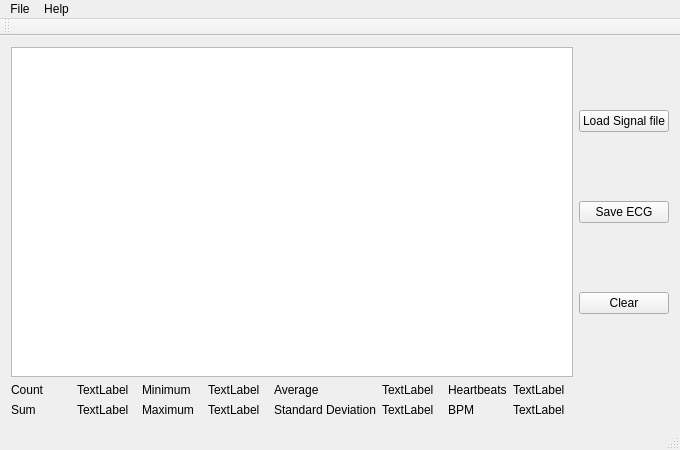
<?xml version="1.0" encoding="UTF-8"?>
<ui version="4.0">
 <class>ElectrocardiogramGUIClass</class>
 <widget class="QMainWindow" name="ElectrocardiogramGUIClass">
  <property name="geometry">
   <rect>
    <x>0</x>
    <y>0</y>
    <width>680</width>
    <height>450</height>
   </rect>
  </property>
  <property name="windowTitle">
   <string>ElectrocardiogramGUI</string>
  </property>
  <widget class="QWidget" name="centralWidget">
   <layout class="QGridLayout" name="gridLayout">
    <item row="0" column="1">
     <layout class="QVBoxLayout" name="btnVLayout">
      <item>
       <widget class="QPushButton" name="btnLoad">
        <property name="text">
         <string>Load Signal file</string>
        </property>
       </widget>
      </item>
      <item>
       <widget class="QPushButton" name="btnSave">
        <property name="text">
         <string>Save ECG</string>
        </property>
       </widget>
      </item>
      <item>
       <widget class="QPushButton" name="btnClear">
        <property name="text">
         <string>Clear</string>
        </property>
       </widget>
      </item>
     </layout>
    </item>
    <item row="0" column="0">
     <widget class="CustomQChartView" name="chart"/>
    </item>
    <item row="1" column="0">
     <layout class="QGridLayout" name="infoGridLayout">
      <property name="bottomMargin">
       <number>0</number>
      </property>
      <item row="1" column="6">
       <widget class="QLabel" name="lblBpm">
        <property name="text">
         <string>BPM</string>
        </property>
       </widget>
      </item>
      <item row="0" column="0">
       <widget class="QLabel" name="lblCount">
        <property name="text">
         <string>Count</string>
        </property>
       </widget>
      </item>
      <item row="1" column="3">
       <widget class="QLabel" name="lblMaxVal">
        <property name="text">
         <string>TextLabel</string>
        </property>
       </widget>
      </item>
      <item row="0" column="4">
       <widget class="QLabel" name="lblAverage">
        <property name="text">
         <string>Average</string>
        </property>
       </widget>
      </item>
      <item row="0" column="5">
       <widget class="QLabel" name="lblAverageVal">
        <property name="text">
         <string>TextLabel</string>
        </property>
       </widget>
      </item>
      <item row="0" column="1">
       <widget class="QLabel" name="lblCountVal">
        <property name="text">
         <string>TextLabel</string>
        </property>
       </widget>
      </item>
      <item row="1" column="4">
       <widget class="QLabel" name="lblStdDeviation">
        <property name="text">
         <string>Standard Deviation</string>
        </property>
       </widget>
      </item>
      <item row="0" column="6">
       <widget class="QLabel" name="lblHeartbeats">
        <property name="text">
         <string>Heartbeats</string>
        </property>
       </widget>
      </item>
      <item row="1" column="0">
       <widget class="QLabel" name="lblSum">
        <property name="text">
         <string>Sum</string>
        </property>
       </widget>
      </item>
      <item row="1" column="2">
       <widget class="QLabel" name="lblMax">
        <property name="text">
         <string>Maximum</string>
        </property>
       </widget>
      </item>
      <item row="0" column="2">
       <widget class="QLabel" name="lblMin">
        <property name="text">
         <string>Minimum</string>
        </property>
       </widget>
      </item>
      <item row="1" column="5">
       <widget class="QLabel" name="lblStdDeviationVal">
        <property name="text">
         <string>TextLabel</string>
        </property>
       </widget>
      </item>
      <item row="1" column="1">
       <widget class="QLabel" name="lblSumVal">
        <property name="text">
         <string>TextLabel</string>
        </property>
       </widget>
      </item>
      <item row="0" column="3">
       <widget class="QLabel" name="lblMinVal">
        <property name="text">
         <string>TextLabel</string>
        </property>
       </widget>
      </item>
      <item row="0" column="7">
       <widget class="QLabel" name="lblHeartbeatsVal">
        <property name="text">
         <string>TextLabel</string>
        </property>
       </widget>
      </item>
      <item row="1" column="7">
       <widget class="QLabel" name="lblBpmVal">
        <property name="text">
         <string>TextLabel</string>
        </property>
       </widget>
      </item>
     </layout>
    </item>
   </layout>
  </widget>
  <widget class="QMenuBar" name="menuBar">
   <property name="geometry">
    <rect>
     <x>0</x>
     <y>0</y>
     <width>680</width>
     <height>21</height>
    </rect>
   </property>
   <widget class="QMenu" name="menuFile">
    <property name="title">
     <string>File</string>
    </property>
    <addaction name="actionLoadFile"/>
    <addaction name="actionUnloadFile"/>
    <addaction name="separator"/>
    <addaction name="actionQuit"/>
   </widget>
   <widget class="QMenu" name="menuAbout">
    <property name="title">
     <string>Help</string>
    </property>
    <addaction name="actionAbout"/>
   </widget>
   <addaction name="menuFile"/>
   <addaction name="menuAbout"/>
  </widget>
  <widget class="QToolBar" name="mainToolBar">
   <attribute name="toolBarArea">
    <enum>TopToolBarArea</enum>
   </attribute>
   <attribute name="toolBarBreak">
    <bool>false</bool>
   </attribute>
  </widget>
  <widget class="QStatusBar" name="statusBar"/>
  <action name="actionAbout">
   <property name="text">
    <string>About</string>
   </property>
  </action>
  <action name="actionLoadFile">
   <property name="text">
    <string>Load ECG File</string>
   </property>
   <property name="shortcut">
    <string>Ctrl+L</string>
   </property>
  </action>
  <action name="actionUnloadFile">
   <property name="text">
    <string>Unload ECG File</string>
   </property>
   <property name="shortcut">
    <string>Ctrl+U</string>
   </property>
  </action>
  <action name="actionQuit">
   <property name="text">
    <string>Quit</string>
   </property>
   <property name="shortcut">
    <string>Ctrl+Q</string>
   </property>
  </action>
 </widget>
 <layoutdefault spacing="6" margin="11"/>
 <customwidgets>
  <customwidget>
   <class>CustomQChartView</class>
   <extends>QGraphicsView</extends>
   <header>CustomQChartView.hpp</header>
  </customwidget>
 </customwidgets>
 <resources>
  <include location="ElectrocardiogramGUI.qrc"/>
 </resources>
 <connections>
  <connection>
   <sender>actionQuit</sender>
   <signal>triggered()</signal>
   <receiver>ElectrocardiogramGUIClass</receiver>
   <slot>OnActionQuitTriggered()</slot>
   <hints>
    <hint type="sourcelabel">
     <x>-1</x>
     <y>-1</y>
    </hint>
    <hint type="destinationlabel">
     <x>299</x>
     <y>199</y>
    </hint>
   </hints>
  </connection>
  <connection>
   <sender>actionAbout</sender>
   <signal>triggered()</signal>
   <receiver>ElectrocardiogramGUIClass</receiver>
   <slot>OnAbout()</slot>
   <hints>
    <hint type="sourcelabel">
     <x>-1</x>
     <y>-1</y>
    </hint>
    <hint type="destinationlabel">
     <x>299</x>
     <y>199</y>
    </hint>
   </hints>
  </connection>
  <connection>
   <sender>actionLoadFile</sender>
   <signal>triggered()</signal>
   <receiver>ElectrocardiogramGUIClass</receiver>
   <slot>OnLoadFile()</slot>
   <hints>
    <hint type="sourcelabel">
     <x>-1</x>
     <y>-1</y>
    </hint>
    <hint type="destinationlabel">
     <x>299</x>
     <y>199</y>
    </hint>
   </hints>
  </connection>
  <connection>
   <sender>actionUnloadFile</sender>
   <signal>triggered()</signal>
   <receiver>ElectrocardiogramGUIClass</receiver>
   <slot>OnClear()</slot>
   <hints>
    <hint type="sourcelabel">
     <x>-1</x>
     <y>-1</y>
    </hint>
    <hint type="destinationlabel">
     <x>299</x>
     <y>199</y>
    </hint>
   </hints>
  </connection>
  <connection>
   <sender>btnClear</sender>
   <signal>clicked()</signal>
   <receiver>ElectrocardiogramGUIClass</receiver>
   <slot>OnClear()</slot>
   <hints>
    <hint type="sourcelabel">
     <x>552</x>
     <y>269</y>
    </hint>
    <hint type="destinationlabel">
     <x>299</x>
     <y>199</y>
    </hint>
   </hints>
  </connection>
  <connection>
   <sender>btnLoad</sender>
   <signal>clicked()</signal>
   <receiver>ElectrocardiogramGUIClass</receiver>
   <slot>OnLoadFile()</slot>
   <hints>
    <hint type="sourcelabel">
     <x>552</x>
     <y>86</y>
    </hint>
    <hint type="destinationlabel">
     <x>299</x>
     <y>199</y>
    </hint>
   </hints>
  </connection>
  <connection>
   <sender>btnSave</sender>
   <signal>clicked()</signal>
   <receiver>ElectrocardiogramGUIClass</receiver>
   <slot>OnSaveEcg()</slot>
   <hints>
    <hint type="sourcelabel">
     <x>552</x>
     <y>208</y>
    </hint>
    <hint type="destinationlabel">
     <x>299</x>
     <y>199</y>
    </hint>
   </hints>
  </connection>
 </connections>
</ui>
